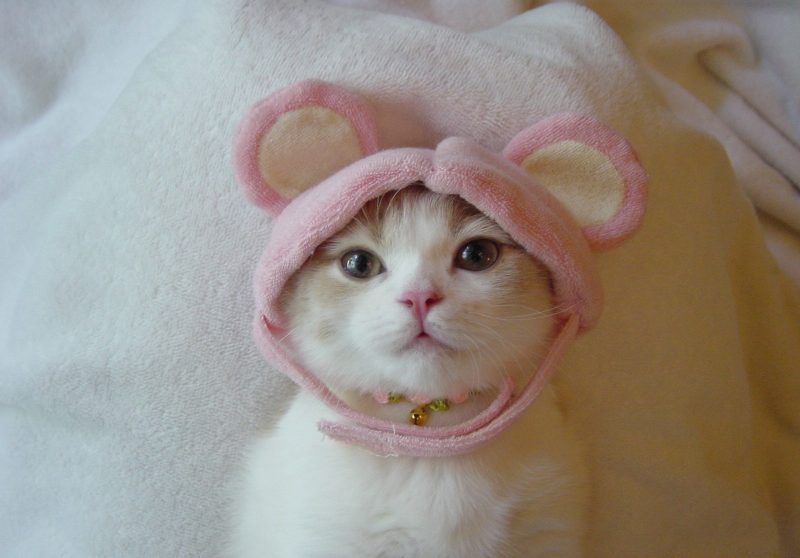
#> input picture images/cat/Image_11.jpg, 1600 x 1116 px (shown at 1/2 size); its folder holds only this picture in this run
$ python augment_images.py --category cat
#> lines starting #> are read from the running program, lines starting #| are printed output that depends on the picture
#> in augment_dataset, img is the input picture: shape (1116, 1600, 3); mean B, G, R 134.5, 143.2, 152.3
"""
Script para aumentar el dataset mediante transformaciones
"""
import cv2
import os
import numpy as np
from pathlib import Path

def augment_image(img):
    """
    Aplica transformaciones a una imagen
    Retorna lista de imágenes aumentadas
    """
    augmented = []

    # Flip horizontal
    augmented.append(('flip', cv2.flip(img, 1)))

    # Rotaciones
    (h, w) = img.shape[:2]
#> h = 1116; w = 1600
    center = (w // 2, h // 2)
#> center = (800, 558)

    for angle in [-15, -10, 10, 15]:
        M = cv2.getRotationMatrix2D(center, angle, 1.0)
        rotated = cv2.warpAffine(img, M, (w, h))
        augmented.append((f'rot{angle}', rotated))
#> this loop made 4 passes
#> pass 1, in augment_image, `rotated = cv2.warpAffine(img, M, (w, h))`:
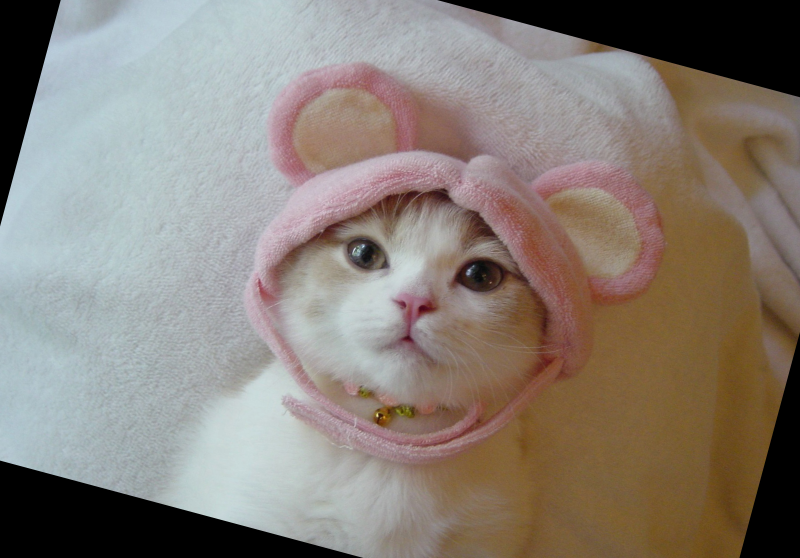
#> rotated: shape (1116, 1600, 3) (shown at 1/2 size); mean B, G, R 119.8, 127.8, 136.5
#> pass 2, in augment_image, `rotated = cv2.warpAffine(img, M, (w, h))`:
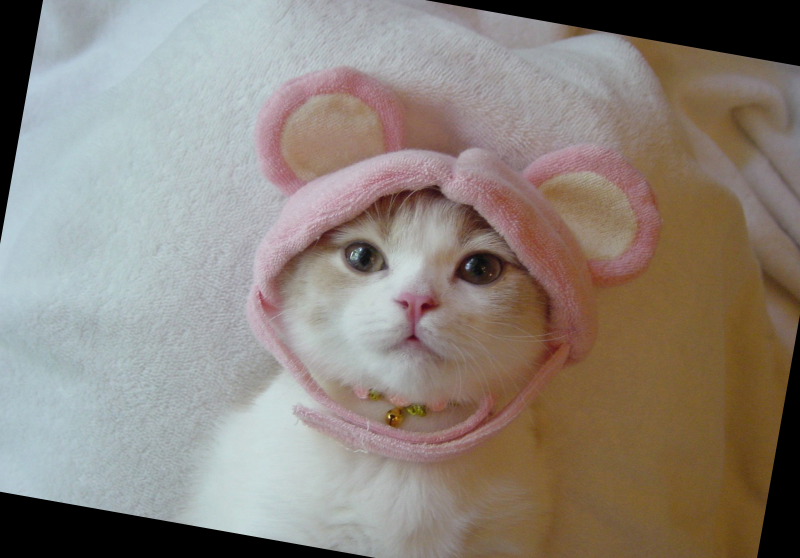
#> rotated: shape (1116, 1600, 3) (shown at 1/2 size); mean B, G, R 123.8, 132.1, 140.9
#> pass 3, in augment_image, `rotated = cv2.warpAffine(img, M, (w, h))`:
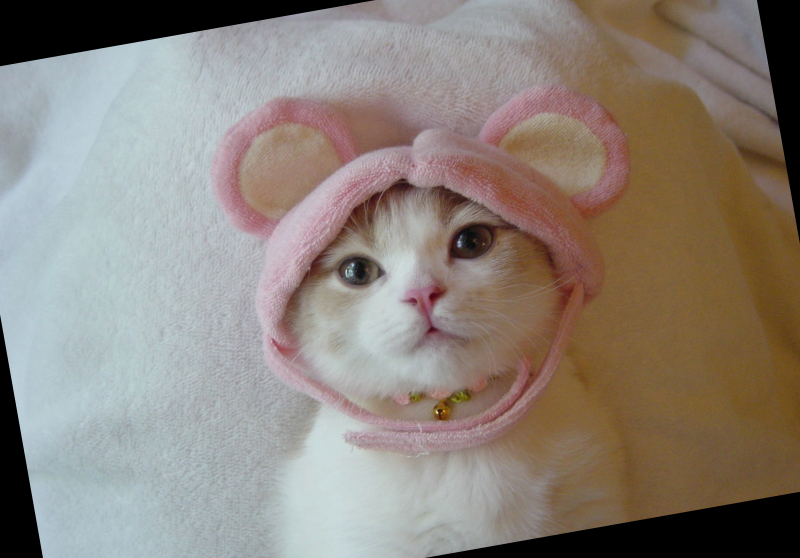
#> rotated: shape (1116, 1600, 3) (shown at 1/2 size); mean B, G, R 123.4, 131.7, 140.7
#> after the loop, augmented = 5 items

    # Brillo
    bright = cv2.convertScaleAbs(img, alpha=1.2, beta=30)
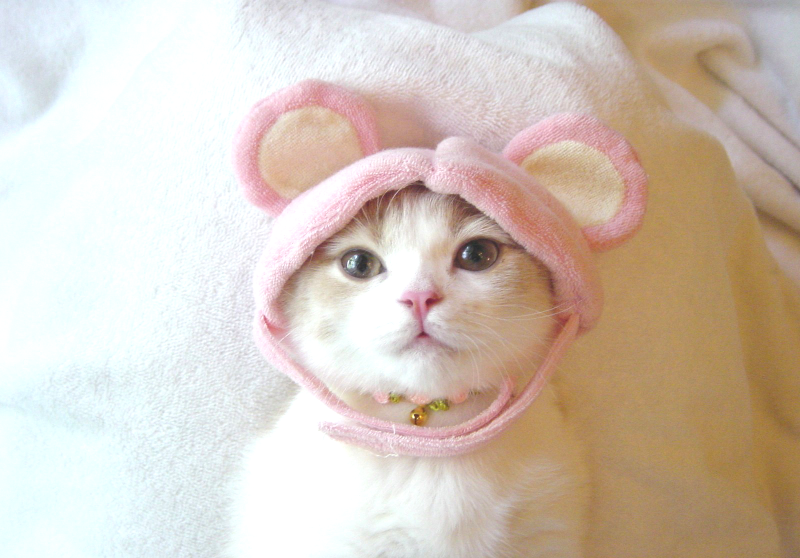
#> bright: shape (1116, 1600, 3) (shown at 1/2 size); mean B, G, R 186.6, 198.6, 212.1
    augmented.append(('bright', bright))

    dark = cv2.convertScaleAbs(img, alpha=0.8, beta=-30)
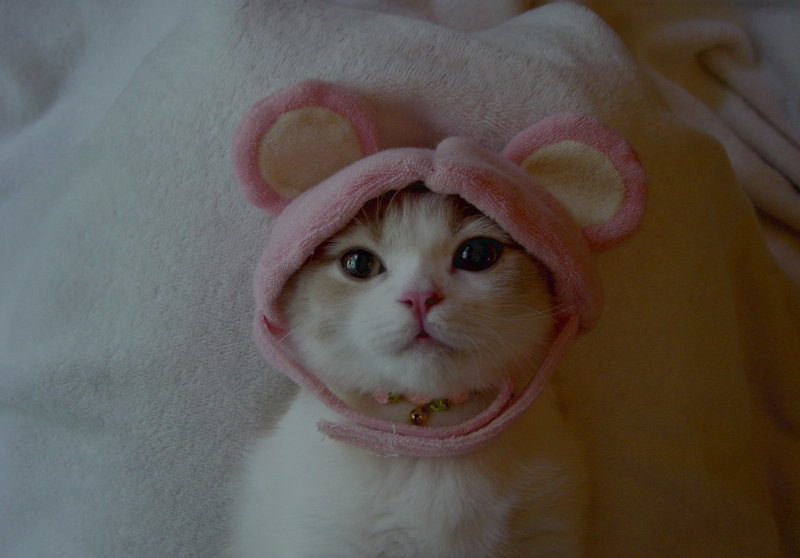
#> dark: shape (1116, 1600, 3) (shown at 1/2 size); mean B, G, R 78, 84.7, 91.8
    augmented.append(('dark', dark))

    # Zoom (recorte central + resize)
    crop_percent = 0.85
    crop_h, crop_w = int(h * crop_percent), int(w * crop_percent)
#> crop_h = 948; crop_w = 1360
    start_y, start_x = (h - crop_h) // 2, (w - crop_w) // 2
#> start_y = 84; start_x = 120
    cropped = img[start_y:start_y+crop_h, start_x:start_x+crop_w]
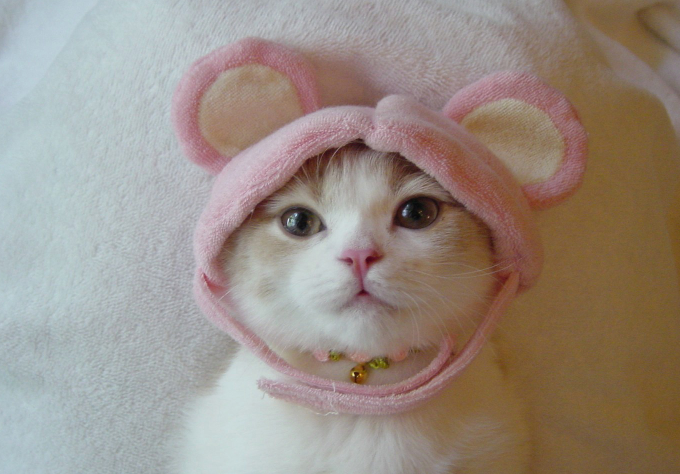
#> cropped: shape (948, 1360, 3) (shown at 1/2 size); mean B, G, R 132.7, 142.2, 153.9
    zoomed = cv2.resize(cropped, (w, h))
    augmented.append(('zoom', zoomed))

    # Blur
    blurred = cv2.GaussianBlur(img, (5, 5), 0)
    augmented.append(('blur', blurred))

    return augmented

def augment_dataset(input_folder, output_folder, target_count=50):
    """
    Aumenta un dataset completo
    """
    os.makedirs(output_folder, exist_ok=True)

    # Obtener imágenes existentes
    image_files = [f for f in os.listdir(input_folder)
                   if f.lower().endswith(('.jpg', '.jpeg', '.png'))]

    original_count = len(image_files)
    print(f"  Imágenes originales: {original_count}")

    if original_count == 0:
        print(f"  ✗ ERROR: No hay imágenes en {input_folder}")
        return

    if original_count >= target_count:
        print(f"  ⚠ Ya tienes {original_count} imágenes (>= {target_count})")
        print(f"  Copiando todas a {output_folder}...")
        for img_file in image_files:
            src = os.path.join(input_folder, img_file)
            dst = os.path.join(output_folder, img_file)
            img = cv2.imread(src)
            if img is not None:
                cv2.imwrite(dst, img)
        return

    # Copiar y aumentar
    print(f"  Generando {target_count - original_count} imágenes adicionales...")

    count = 0

    # Primero copiar originales
    for img_file in image_files:
        img_path = os.path.join(input_folder, img_file)
        img = cv2.imread(img_path)
        if img is not None:
            base_name = Path(img_file).stem
            ext = Path(img_file).suffix
            cv2.imwrite(os.path.join(output_folder, f"{base_name}_orig{ext}"), img)
            count += 1

    # Luego aumentar hasta llegar al target
    img_index = 0
    aug_round = 0

    while count < target_count:
        img_file = image_files[img_index % len(image_files)]
        img_path = os.path.join(input_folder, img_file)
        img = cv2.imread(img_path)

        if img is None:
            img_index += 1
            continue

        base_name = Path(img_file).stem
        augmented_images = augment_image(img)
#> augmented_images = 9 items

        # Guardar aumentaciones
        for aug_type, aug_img in augmented_images:
            if count >= target_count:
                break

            output_path = os.path.join(output_folder, f"{base_name}_{aug_type}_r{aug_round}.jpg")
            cv2.imwrite(output_path, aug_img)
            count += 1
#> this loop made 9 passes
#> aug_type on passes 1 to 9: 'flip', 'rot-15', 'rot-10', 'rot10', 'rot15', 'bright', 'dark', 'zoom', 'blur'
#> pass 1, in augment_dataset, `cv2.imwrite(output_path, aug_img)`:
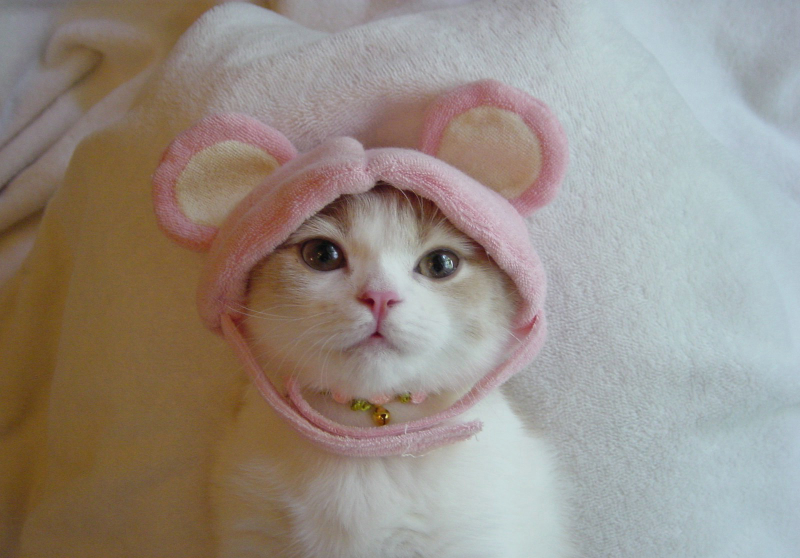
#> saved as Image_11_flip_r0.jpg: shape (1116, 1600, 3) (shown at 1/2 size); mean B, G, R 134.5, 143.2, 152.3
#> after the loop, count = 10

        img_index += 1
        if img_index % len(image_files) == 0:
            aug_round += 1

    final_count = len([f for f in os.listdir(output_folder)
                      if f.lower().endswith(('.jpg', '.jpeg', '.png'))])
#> final_count = 0
    print(f"  ✓ Dataset aumentado: {original_count} → {final_count} imágenes")
#|   ✓ Dataset aumentado: 1 → 0 imágenes

if __name__ == '__main__':
    import argparse

    parser = argparse.ArgumentParser(description='Aumenta dataset de imágenes')
    parser.add_argument('--category', required=True, choices=['cat', 'dog', 'both'],
                       help='Categoría a aumentar')
    parser.add_argument('--target', type=int, default=50,
                       help='Número objetivo de imágenes por categoría')
    args = parser.parse_args()

    print("="*60)
    print("DATA AUGMENTATION")
    print("="*60)

    if args.category in ['cat', 'both']:
        print("\n📸 Procesando GATOS...")
        augment_dataset('images/cat', 'images/cat_augmented', args.target)

    if args.category in ['dog', 'both']:
        print("\n📸 Procesando PERROS...")
        augment_dataset('images/dog', 'images/dog_augmented', args.target)

    print("\n" + "="*60)
    print("✓ COMPLETADO")
    print("="*60)
    print("\n📋 SIGUIENTE PASO:")
    print("="*60)

    if args.category == 'both':
        print("python create_features.py --samples cat images/cat_augmented/ \\")
        print("  --samples dog images/dog_augmented/ --codebook-file models/codebook.pkl \\")
        print("  --feature-map-file models/feature_map.pkl --num-clusters 150")
